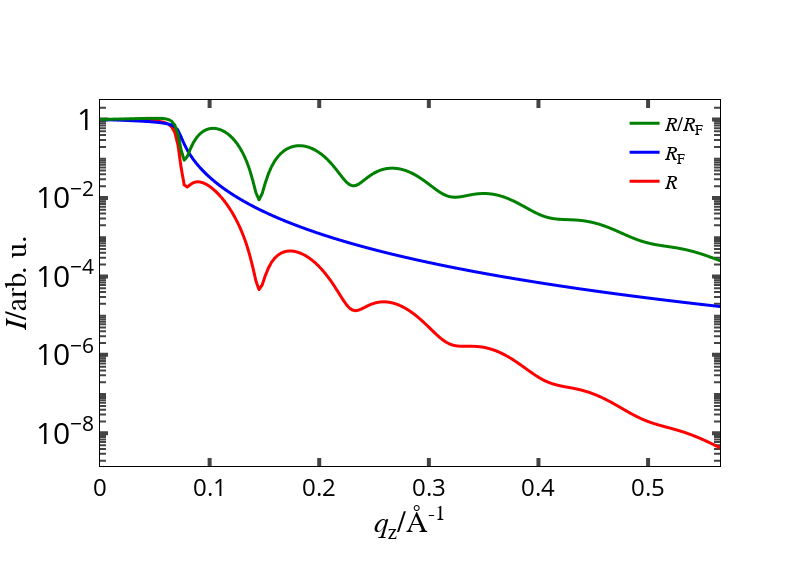

The code cell stored with this chart in its notebook:
### Markdown cell above
## Normalize to Fresnel reflectivity

### Code cell
# calculate Fresnel reflectivtiy
alpha_red, fresnel_refl = XRRa.single_layer_simulations(angle_of_incidence*np.pi/180, wavelength, disp_sub, a_sub).Fresnel_Refl()

# normalize reflectivity of layer stack
normalized_refl = refl_laystack/fresnel_refl
# create traces for plotting
trace_normalized_refl = go.Scattergl(x = momentum_transfer, y = normalized_refl, mode = 'lines', line = dict(width = 3, color = 'green'), name = '<i>R</i>/<i>R</i><sub>F</sub>')
trace_refl = go.Scattergl(x = momentum_transfer, y = refl_laystack, mode = 'lines', line = dict(width = 3, color = 'red'), name = '<i>R</i>')
trace__fresnel_refl = go.Scattergl(x = momentum_transfer, y = fresnel_refl, mode = 'lines', line = dict(width = 3, color = 'blue'), name = '<i>R</i><sub>F</sub>')
# create figure and plot
fig = go.Figure(data = [trace_refl, trace__fresnel_refl, trace_normalized_refl], layout=layouts.refl())
fig.update_layout(legend_traceorder = 'reversed')
fig.show()

### Figure 1 — Plotly figure (JSON) as saved in the notebook; plotly's stock layout.template omitted (floating-point values rounded to 4 significant figures; data arrays with more than 128 entries replaced by an {"elided": "..."} marker saying what was removed)
{"data": [{"line": {"color": "red", "width": 3}, "mode": "lines", "name": "<i>R</i>", "type": "scattergl", "x": {"elided": "200 float values"}, "y": {"elided": "200 float values"}}, {"line": {"color": "blue", "width": 3}, "mode": "lines", "name": "<i>R</i><sub>F</sub>", "type": "scattergl", "x": {"elided": "200 float values"}, "y": {"elided": "200 float values"}}, {"line": {"color": "green", "width": 3}, "mode": "lines", "name": "<i>R</i>/<i>R</i><sub>F</sub>", "type": "scattergl", "x": {"elided": "200 float values"}, "y": {"elided": "200 float values"}}], "layout": {"autosize": false, "height": 566, "hovermode": "x", "legend": {"bgcolor": "rgba(0, 0, 0, 0)", "borderwidth": 0, "font": {"color": "black", "family": "latin modern roman", "size": 20}, "groupclick": "toggleitem", "itemsizing": "trace", "title": {"font": {"color": "black", "family": "latin modern roman", "size": 24}}, "tracegroupgap": 0, "traceorder": "reversed", "x": 0.98, "xanchor": "right", "y": 0.99, "yanchor": "top"}, "margin": {"b": 100, "l": 100}, "paper_bgcolor": "rgba(0, 0, 0, 0)", "plot_bgcolor": "rgba(0, 0, 0, 0)", "separators": ".,", "title": {"font": {"color": "black", "family": "latin modern roman", "size": 30}, "x": 0.1, "xanchor": "left", "y": 0.93}, "width": 800, "xaxis": {"automargin": true, "autorange": true, "gridcolor": "lightgrey", "gridwidth": 1, "linecolor": "black", "mirror": "all", "nticks": 10, "range": [0, 0.5656], "showgrid": false, "showline": true, "showticklabels": true, "tickfont": {"color": "black", "size": 24}, "ticklen": 8, "tickmode": "auto", "ticks": "inside", "tickwidth": 4, "title": {"font": {"color": "black", "family": "latin modern roman", "size": 30}, "standoff": 0, "text": "<i>q</i><sub>z</sub>/&#8491;<sup>-1</sup>"}, "type": "linear", "visible": true, "zeroline": false}, "yaxis": {"autorange": true, "exponentformat": "power", "gridcolor": "lightgrey", "gridwidth": 1, "linecolor": "black", "minor": {"nticks": 10, "ticklen": 6, "tickmode": "auto", "ticks": "inside", "tickwidth": 2}, "mirror": "all", "nticks": 8, "range": [-8.833, 0.4963], "showexponent": "first", "showgrid": false, "showline": true, "tickfont": {"color": "black", "size": 24}, "ticklen": 8, "ticks": "inside", "tickwidth": 4, "title": {"font": {"color": "black", "family": "latin modern roman", "size": 30}, "standoff": 0, "text": "<i>I</i>/arb. u."}, "type": "log", "visible": true, "zeroline": false}}}
